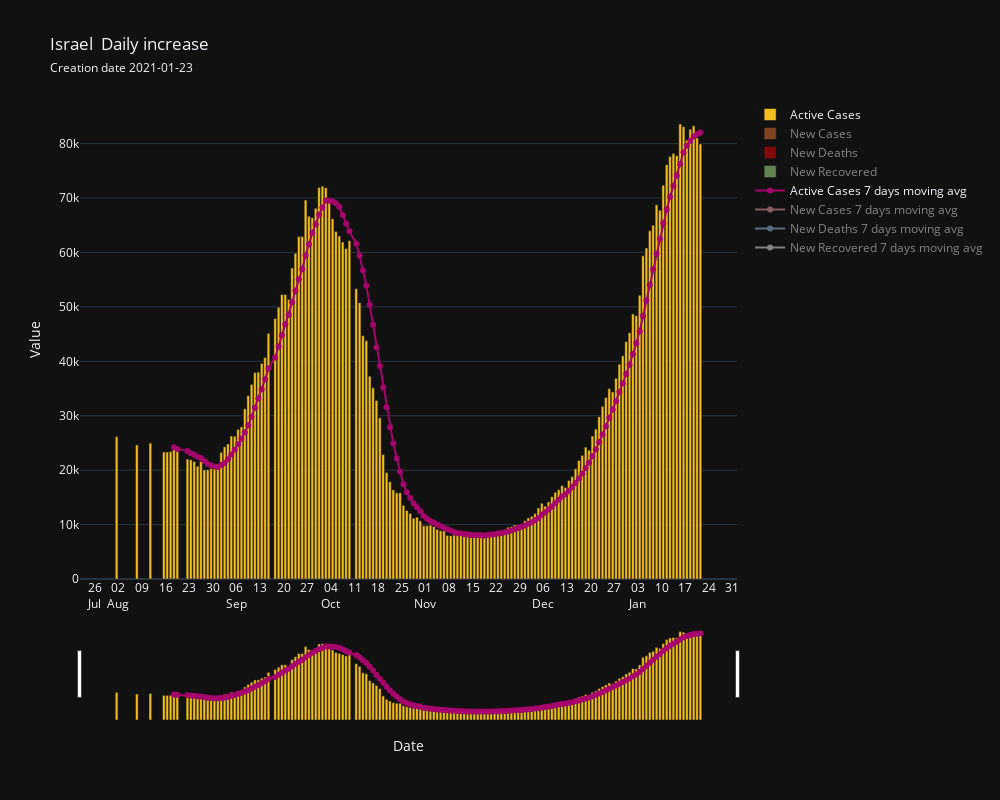

Here is the notebook cell this chart was saved with:
### Markdown cell above
#### Daily increases in deaths, recoveries, active cases,new cases.

### Code cell
country.daily_increase3(save = True)

### Figure 1 — Plotly figure (JSON) as saved in the notebook; plotly's stock layout.template omitted (floating-point values rounded to 4 significant figures; data arrays with more than 128 entries replaced by an {"elided": "..."} marker saying what was removed)
{"data": [{"marker": {"color": "#F2BD1D"}, "name": "Active Cases", "type": "bar", "x": {"elided": "159 str values"}, "y": {"elided": "159 int values"}}, {"marker": {"color": "#F27830"}, "name": "New Cases", "type": "bar", "visible": "legendonly", "x": {"elided": "159 str values"}, "y": {"elided": "159 float values"}}, {"marker": {"color": "#F20505"}, "name": "New Deaths", "type": "bar", "visible": "legendonly", "x": {"elided": "159 str values"}, "y": {"elided": "159 float values"}}, {"marker": {"color": "#B5F88F"}, "name": "New Recovered", "type": "bar", "visible": "legendonly", "x": {"elided": "159 str values"}, "y": {"elided": "159 float values"}}, {"line": {"color": "#A6036D"}, "mode": "lines+markers", "name": "Active Cases 7 days moving avg", "type": "scatter", "x": {"elided": "159 str values"}, "y": {"elided": "159 float values"}}, {"line": {"color": "#FBA9B4"}, "mode": "lines+markers", "name": "New Cases 7 days moving avg", "type": "scatter", "visible": "legendonly", "x": {"elided": "159 str values"}, "y": {"elided": "159 float values"}}, {"line": {"color": "#9FCEF6"}, "mode": "lines+markers", "name": "New Deaths 7 days moving avg", "type": "scatter", "visible": "legendonly", "x": {"elided": "159 str values"}, "y": {"elided": "159 float values"}}, {"line": {"color": "#F4F2F7"}, "mode": "lines+markers", "name": "New Recovered 7 days moving avg", "type": "scatter", "visible": "legendonly", "x": {"elided": "159 str values"}, "y": {"elided": "159 float values"}}], "layout": {"autosize": false, "barmode": "overlay", "height": 800, "title": {"text": "Israel  Daily increase <br><span style='font-size:12px;'>Creation date 2021-01-23</span>"}, "width": 1000, "xaxis": {"dtick": 604800000.0, "rangeslider": {"visible": true}, "tick0": "2020-08-02T00:00:00", "tickangle": 0, "tickformat": "%d\n%b", "ticklabelmode": "period", "title": {"text": "Date"}, "type": "date"}, "yaxis": {"title": {"text": "Value"}}}}
